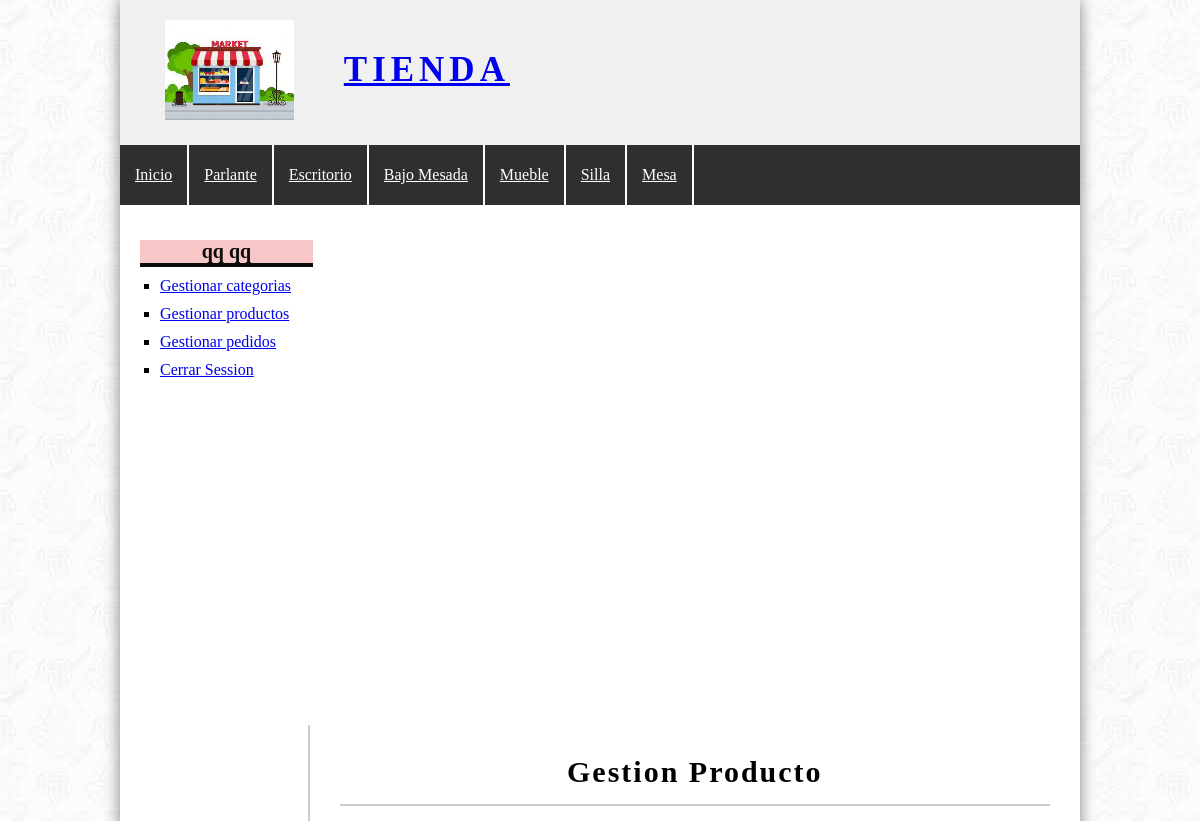
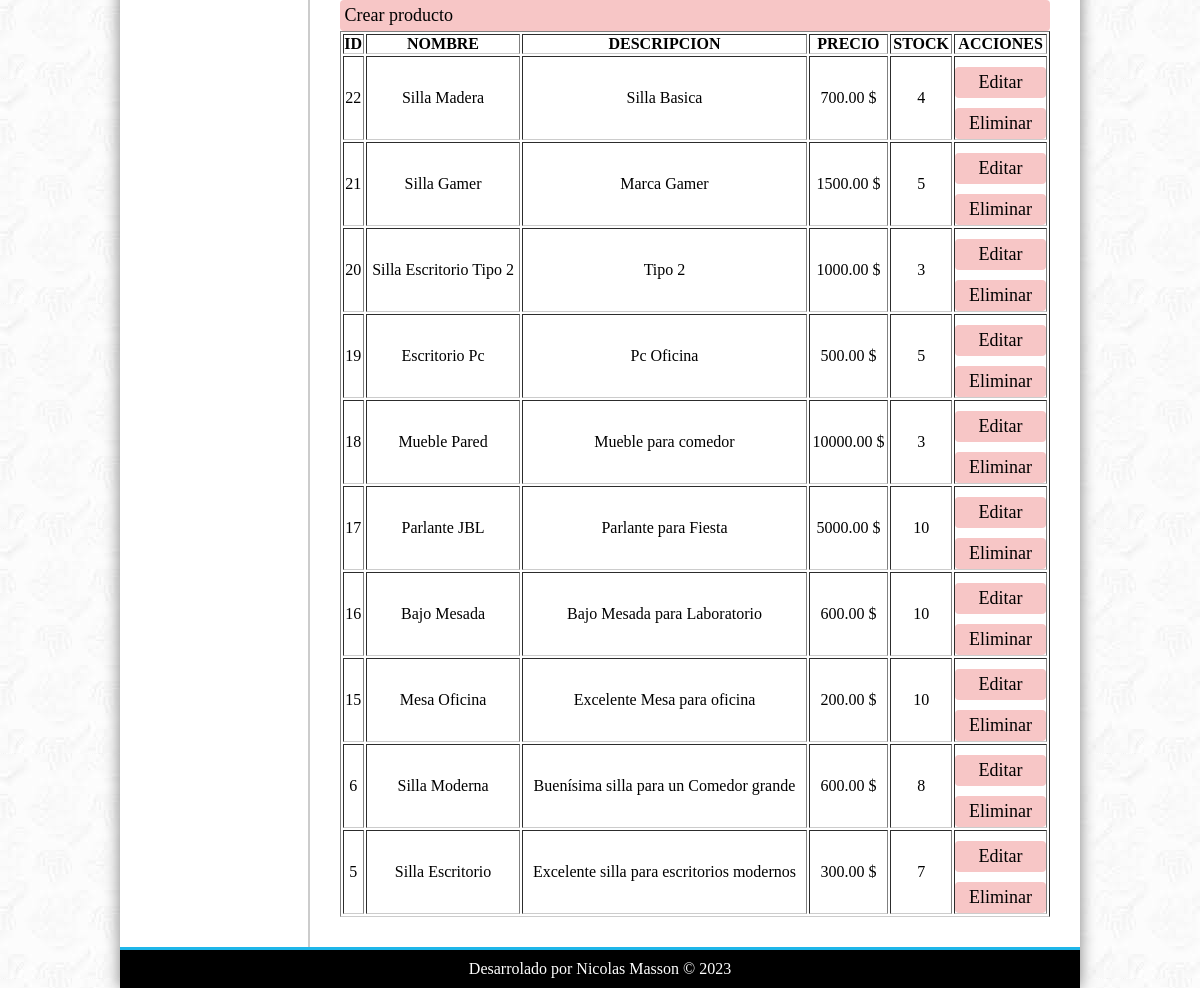
/?controller=producto&accion=gestion (signed in), run on the app's committed database (2 pictures, top to bottom).
### tables this page shows
CREATE TABLE `categorias` (
  `id_Categoria` int(11) NOT NULL,
  `nombre` varchar(100) NOT NULL
);

CREATE TABLE `productos` (
  `id_Producto` int(11) NOT NULL,
  `id_Categoria` int(11) NOT NULL,
  `nombre` varchar(100) NOT NULL,
  `descripcion` text DEFAULT NULL,
  `precio` float(100,2) NOT NULL,
  `stock` int(100) NOT NULL,
  `fecha` date NOT NULL,
  `imagen` varchar(100) NOT NULL
);

### config/bd.php (called while the page is built)
<?php
class Database{
    public static function conectar(){
        $bd=new mysqli('localhost','root','','tienda');
        $bd->query("SET NAMES 'utf8'");
        return $bd;
    }
}
?>

### helper/utilidades.php (called while the page is built, shortened)
<?php
class utilidades
{
	public static function mostrarCategorias()
	{
		require_once 'models/categoria.php';
		$categoria = new Categoria();
		$categorias = $categoria->getCategorias();
		return $categorias;
	}
}

### models/categoria.php (called while the page is built, shortened)
<?php
require_once 'config/bd.php';
class Categoria
{
	private $bd;
	public function __construct()
	{
		$this->bd = Database::conectar();
	}
	public function getCategorias()
	{
		$getCategorias = $this->bd->query("SELECT * FROM categorias ORDER BY id_Categoria desc");
		return $getCategorias;
	}
}
?>

### controllers/ProductoController.php (called while the page is built, shortened)
<?php
require_once 'models/producto.php';
class productoController
{
    public function gestion()
    {
        $producto = new Producto();
        $productos = $producto->getProductos();
        require_once 'views/producto/gestion.php';
    }
}
?>

### models/producto.php (called while the page is built, shortened)
<?php
require_once 'config/bd.php';
class Producto
{
	private $bd;
	public function __construct()
	{
		$this->bd = Database::conectar();
	}
	public function getProductos()
	{
		$getProductos = $this->bd->query("SELECT * FROM productos ORDER BY id_Producto desc");
		return $getProductos;
	}
}
?>

### views/producto/gestion.php (the view, shortened to what this page needs)
<h1>Gestion Producto</h1>
<a href="<?= base_url ?>?controller=producto&accion=crear" class="button button-small">
    Crear producto
</a>
<?php require_once 'helper/utilidades.php'; ?>
<table border="1">
    <tr>
        <th>ID</th>
        <th>NOMBRE</th>
        <th>DESCRIPCION</th>
        <th>PRECIO</th>
        <th>STOCK</th>
        <th>ACCIONES</th>
    </tr>
    <?php while ($produ = $productos->fetch_object()): ?>
        <tr>
            <td>
                <?php echo $produ->id_Producto; ?>
            </td>
            <td>
                <?php echo $produ->nombre; ?>
            </td>
            <td>
                <?php echo $produ->descripcion; ?>
            </td>
            <td>
                <?php echo $produ->precio; ?> $
            </td>
            <td>
                <?php echo $produ->stock; ?>
            </td>
            <td>
                <a href="<?= base_url ?>?controller=producto&accion=editar&id=<?= $produ->id_Producto ?>"
                    class="button button-small">Editar</a>
                <a href="<?= base_url ?>?controller=producto&accion=eliminar&id=<?= $produ->id_Producto ?>"
                    class="button button-small">Eliminar</a>
            </td>
        </tr>
    <?php endwhile; ?>
</table>

### views/layout/header.php (shortened to what this page needs)
<!DOCTYPE HTML>
<html lang="es">
<head>
    <link rel="stylesheet" href="<?= base_url ?>css/styles.css" />
</head>
<body>
    <div id="contenedor">
        <header id="header">
            <div id="imagen">
                <img src="<?= base_url ?>img/tienda.jpg" alt="Imagen Tienda">
                <a href="index.php">Tienda</a>
            </div>
        </header>
        <?php
        require_once 'helper/utilidades.php';
        $categorias = utilidades::mostrarCategorias(); ?>
        <nav id="menu">
            <ul>
                <li>
                    <a href="<?= base_url ?>index.php">Inicio</a>
                </li>
                <?php while ($cate = $categorias->fetch_object()): ?>
                    <li>
                        <a href="<?= base_url ?>?controller=categoria&accion=ver&id=<?= $cate->id_Categoria ?>"><?= $cate->nombre ?></a>
                    </li>
                <?php endwhile; ?>
            </ul>
        </nav>

### css/styles.css (style rules this page uses)
* { padding: 0px; margin: 0px; }
body { background: url(../img/Fondo.jpg); }
#header { height: 145px; background-color: #F0F0F0; }
#contenedor { width: 80%; margin: 0px auto; box-shadow: 0px 0px 15px gray; background-color: white; }
#imagen { padding: 20px; margin-left: 25px; float: left; }
#imagen img { float: left; height: 100px; }
#imagen a { float: left; font-size: 35px; letter-spacing: 5px; text-transform: uppercase; font-weight: bold; margin-top: 30px; margin-left: 50px; }
#menu { clear: both; background: #2f2f2f; color: gray; height: 60px; }
#menu a { display: block; color: white; padding-left: 15px; padding-right: 15px; }
#menu ul { list-style: none; text-decoration: none; margin: 0px auto; }
#menu ul li { line-height: 60px; float: left; border-right: 2px solid #fefefe; }
input[type="button"], input[type="submit"], button, .button { display: block; margin-top: 10px; border-radius: 4px; width: auto; padding: 5px; color: white; background: rgb(83, 83, 241); }
.button { background: #f7c6c6; font-size: 18px; color: black; text-decoration: none; }
#central h1 { font-size: 30px; font-weight: bold; letter-spacing: 2px; text-align: center; border-bottom: 2px solid #ccc; margin-bottom: 15px; padding-bottom: 15px; }
table { text-align: center; width: 100%; border-bottom: 1px solid #ccc; }

### data on the page
categorias: nombre "Parlante"
categorias: nombre "Escritorio"
categorias: nombre "Bajo Mesada"
categorias: nombre "Mueble"
categorias: nombre "Silla"
categorias: nombre "Mesa"
productos: id_Producto "22", nombre "Silla Madera", descripcion "Silla Basica", precio "700.00", stock "4"
productos: id_Producto "21", nombre "Silla Gamer", descripcion "Marca Gamer", precio "1500.00", stock "5"
productos: id_Producto "20", nombre "Silla Escritorio Tipo 2", descripcion "Tipo 2", precio "1000.00", stock "3"
productos: id_Producto "19", nombre "Escritorio Pc", descripcion "Pc Oficina", precio "500.00", stock "5"
productos: id_Producto "18", nombre "Mueble Pared", descripcion "Mueble para comedor", precio "10000.00", stock "3"
productos: id_Producto "17", nombre "Parlante JBL", descripcion "Parlante para Fiesta", precio "5000.00", stock "10"
productos: id_Producto "16", nombre "Bajo Mesada", descripcion "Bajo Mesada para Laboratorio", precio "600.00", stock "10"
productos: id_Producto "15", nombre "Mesa Oficina", descripcion "Excelente Mesa para oficina", precio "200.00", stock "10"
productos: id_Producto "6", nombre "Silla Moderna", descripcion "Buenísima silla para un Comedor grande", precio "600.00", stock "8"
productos: id_Producto "5", nombre "Silla Escritorio", descripcion "Excelente silla para escritorios modernos", precio "300.00", stock "7"

### other printed values
$_SESSION['identificacion']->nombre "qq"
$_SESSION['identificacion']->apellido "qq"
